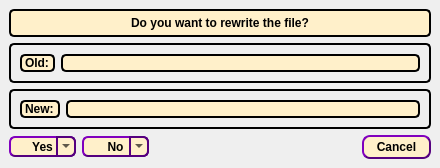
<?xml version="1.0" encoding="UTF-8"?>
<ui version="4.0">
 <class>RewriteFile</class>
 <widget class="QMainWindow" name="RewriteFile">
  <property name="geometry">
   <rect>
    <x>0</x>
    <y>0</y>
    <width>440</width>
    <height>168</height>
   </rect>
  </property>
  <property name="minimumSize">
   <size>
    <width>440</width>
    <height>168</height>
   </size>
  </property>
  <property name="maximumSize">
   <size>
    <width>440</width>
    <height>168</height>
   </size>
  </property>
  <property name="windowTitle">
   <string>VaspReader</string>
  </property>
  <property name="windowIcon">
   <iconset resource="Resource.qrc">
    <normaloff>:/VRlogo/VR-logo.ico</normaloff>:/VRlogo/VR-logo.ico</iconset>
  </property>
  <property name="styleSheet">
   <string notr="true">QPushButton {
  background-color: rgb(255, 240, 202);
  color: black;
  font-weight: 600;
  border-radius: 8px;
  border: 2px solid rgb(85, 0, 127);
  padding: 3px 3px;
  margin-top: 0px;
  outline: 0px;
  border-style: outset;
}
QPushButton:disabled {
border-radius: 8px;
padding: 3px 3px;
color: black;
font-weight: 600;
border-radius: 8px;
border: 2px solid rgb(75, 75, 75);
background-color:rgb(150, 150, 150);
margin-top: 0px;
outline: 0px;
border-style: outset;
}
QPushButton:hover {
  background-color: rgb(255, 212, 137);
  border: 1px solid #000000;
  border-style: outset;
}
QPushButton:pressed {
background-color: white;
border: 3px solid #000000
}
QFrame{
  border: 2px solid #000000;
  border-radius: 5px;
}
QLabel{
background-color: rgb(255, 240, 202);
color: black;
font-weight: 600;
height:28px;}
QToolButton {
  background-color: rgb(255, 240, 202);
  color: black;
  font-weight: 600;
  border-radius: 6px;
  border: 2px solid rgb(85, 0, 127);
  border-style: outset;
}
QToolButton:disabled {
border-radius: 6px;
color: black;
font-weight: 600;
border: 2px solid rgb(75, 75, 75);
background-color:rgb(150, 150, 150);
border-style: outset;
}
QToolButton:hover {
  background-color: rgb(255, 212, 137);
  border: 1px solid #000000;
  border-style: outset;
}
QToolButton:pressed {
background-color: white;
border: 3px solid #000000;
}
QToolButton[popupMode=&quot;1&quot;] { /* only for MenuButtonPopup */
    padding-right: 10px; /* make way for the popup button */
}
QToolButton::menu-button {
    border: 2px solid rgb(85, 0, 127); /* rgb(255, 212, 137) */
    /* border-style: inline; */
    border-top-right-radius: 6px;
    border-bottom-right-radius: 6px;
    background-color:  rgb(255, 240, 202);
    /* 16px width + 4px for border = 20px allocated above */
    width: 16px;
}
QToolButton::menu-arrow {
    width: 12px;
    height: 12px;
}
QToolButton::menu-arrow:open {
    background-color: white;
    border: 3px solid #000000;
    border-top-right-radius: 6px;
    border-bottom-right-radius: 6px;
    width: 16px;
    height: 16px;
    top: 0.5px;
}
QToolButton#RewriteNoToolButton{
width: 60px;
border-style: outset;
}
QToolButton#RewriteYesToolButton{
width: 60px;
border-style: outset;
}
QPushButton#RewriteCancelButton:pressed {
background-color: white;
border: 3px solid #000000
border-style: inset;
}</string>
  </property>
  <property name="locale">
   <locale language="English" country="UnitedStates"/>
  </property>
  <widget class="QWidget" name="RewriteFileMainWidget">
   <layout class="QVBoxLayout" name="verticalLayout">
    <item>
     <widget class="QLabel" name="RewriteAskLabel">
      <property name="text">
       <string>Do you want to rewrite the file?</string>
      </property>
      <property name="alignment">
       <set>Qt::AlignCenter</set>
      </property>
     </widget>
    </item>
    <item>
     <widget class="QFrame" name="OldFileFrame">
      <property name="frameShape">
       <enum>QFrame::StyledPanel</enum>
      </property>
      <property name="frameShadow">
       <enum>QFrame::Raised</enum>
      </property>
      <layout class="QHBoxLayout" name="horizontalLayout_2" stretch="1,50">
       <item>
        <widget class="QLabel" name="OldFileLabel">
         <property name="text">
          <string>Old:</string>
         </property>
        </widget>
       </item>
       <item>
        <widget class="QLabel" name="OldParametersLabel">
         <property name="text">
          <string/>
         </property>
         <property name="alignment">
          <set>Qt::AlignRight|Qt::AlignTrailing|Qt::AlignVCenter</set>
         </property>
        </widget>
       </item>
      </layout>
     </widget>
    </item>
    <item>
     <widget class="QFrame" name="NewFileFrame">
      <property name="frameShape">
       <enum>QFrame::StyledPanel</enum>
      </property>
      <property name="frameShadow">
       <enum>QFrame::Raised</enum>
      </property>
      <layout class="QHBoxLayout" name="horizontalLayout_3" stretch="1,50">
       <item>
        <widget class="QLabel" name="NewFileLabel">
         <property name="text">
          <string>New:</string>
         </property>
        </widget>
       </item>
       <item>
        <widget class="QLabel" name="NewParametersLabel">
         <property name="text">
          <string/>
         </property>
         <property name="alignment">
          <set>Qt::AlignRight|Qt::AlignTrailing|Qt::AlignVCenter</set>
         </property>
        </widget>
       </item>
      </layout>
     </widget>
    </item>
    <item>
     <layout class="QHBoxLayout" name="RewriteBottomLayout" stretch="1,1,3,1">
      <property name="sizeConstraint">
       <enum>QLayout::SetDefaultConstraint</enum>
      </property>
      <item>
       <widget class="QToolButton" name="RewriteYesToolButton">
        <property name="text">
         <string>Yes</string>
        </property>
        <property name="popupMode">
         <enum>QToolButton::MenuButtonPopup</enum>
        </property>
        <property name="autoRaise">
         <bool>false</bool>
        </property>
       </widget>
      </item>
      <item>
       <widget class="QToolButton" name="RewriteNoToolButton">
        <property name="text">
         <string>No</string>
        </property>
        <property name="popupMode">
         <enum>QToolButton::MenuButtonPopup</enum>
        </property>
        <property name="arrowType">
         <enum>Qt::NoArrow</enum>
        </property>
       </widget>
      </item>
      <item>
       <spacer name="RewriteSpacer">
        <property name="orientation">
         <enum>Qt::Horizontal</enum>
        </property>
        <property name="sizeHint" stdset="0">
         <size>
          <width>40</width>
          <height>20</height>
         </size>
        </property>
       </spacer>
      </item>
      <item>
       <widget class="QPushButton" name="RewriteCancelButton">
        <property name="text">
         <string>Cancel</string>
        </property>
       </widget>
      </item>
     </layout>
    </item>
   </layout>
  </widget>
 </widget>
 <resources>
  <include location="Resource.qrc"/>
 </resources>
 <connections/>
</ui>
